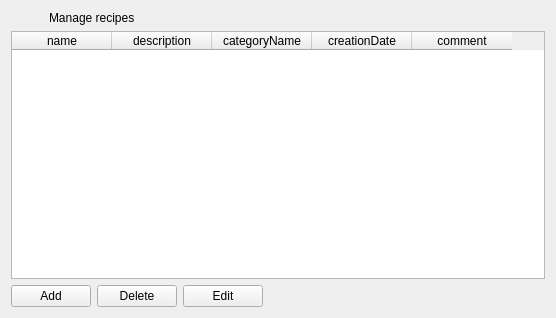
<?xml version="1.0" encoding="UTF-8"?>
<ui version="4.0">
 <class>recipes_form</class>
 <widget class="QWidget" name="recipes_form">
  <property name="geometry">
   <rect>
    <x>0</x>
    <y>0</y>
    <width>556</width>
    <height>318</height>
   </rect>
  </property>
  <property name="windowTitle">
   <string>Recipes</string>
  </property>
  <layout class="QGridLayout" name="gridLayout">
   <item row="4" column="0">
    <layout class="QHBoxLayout" name="horizontalLayout">
     <item>
      <widget class="QPushButton" name="add">
       <property name="text">
        <string>Add</string>
       </property>
       <property name="form" stdset="0">
        <string notr="true">recipe_add</string>
       </property>
       <property name="global.id" stdset="0">
        <string notr="true">{recipe.id}</string>
       </property>
       <property name="global.recipeState" stdset="0">
        <string notr="true">{recipe.state}</string>
       </property>
      </widget>
     </item>
     <item>
      <widget class="QPushButton" name="delete">
       <property name="text">
        <string>Delete</string>
       </property>
       <property name="action" stdset="0">
        <string notr="true">deleteRecipe recipe {id={recipe.selected}}</string>
       </property>
       <property name="datasignal:clicked" stdset="0">
        <string notr="true">recipe</string>
       </property>
      </widget>
     </item>
     <item>
      <widget class="QPushButton" name="edit">
       <property name="text">
        <string>Edit</string>
       </property>
       <property name="form" stdset="0">
        <string notr="true">recipe_edit?id={recipe.selected}</string>
       </property>
      </widget>
     </item>
     <item>
      <spacer name="horizontalSpacer_2">
       <property name="orientation">
        <enum>Qt::Horizontal</enum>
       </property>
       <property name="sizeHint" stdset="0">
        <size>
         <width>40</width>
         <height>20</height>
        </size>
       </property>
      </spacer>
     </item>
    </layout>
   </item>
   <item row="0" column="0">
    <layout class="QHBoxLayout" name="horizontalLayout_2">
     <item>
      <widget class="QLabel" name="label_2">
       <property name="maximumSize">
        <size>
         <width>32</width>
         <height>32</height>
        </size>
       </property>
       <property name="text">
        <string/>
       </property>
      </widget>
     </item>
     <item>
      <widget class="QLabel" name="label">
       <property name="text">
        <string>Manage recipes</string>
       </property>
      </widget>
     </item>
    </layout>
   </item>
   <item row="1" column="0">
    <widget class="QTableWidget" name="recipe">
     <property name="horizontalScrollBarPolicy">
      <enum>Qt::ScrollBarAlwaysOff</enum>
     </property>
     <property name="alternatingRowColors">
      <bool>true</bool>
     </property>
     <property name="selectionMode">
      <enum>QAbstractItemView::SingleSelection</enum>
     </property>
     <property name="selectionBehavior">
      <enum>QAbstractItemView::SelectRows</enum>
     </property>
     <property name="showGrid">
      <bool>true</bool>
     </property>
     <property name="gridStyle">
      <enum>Qt::DotLine</enum>
     </property>
     <property name="sortingEnabled">
      <bool>true</bool>
     </property>
     <property name="dataslot" stdset="0">
      <string notr="true">recipe</string>
     </property>
     <property name="action" stdset="0">
      <string notr="true">RecipeListRequest recipe {}</string>
     </property>
     <property name="synonym:recipe" stdset="0">
      <string notr="true">row</string>
     </property>
     <attribute name="horizontalHeaderShowSortIndicator" stdset="0">
      <bool>true</bool>
     </attribute>
     <attribute name="verticalHeaderStretchLastSection">
      <bool>false</bool>
     </attribute>
     <column>
      <property name="text">
       <string>name</string>
      </property>
     </column>
     <column>
      <property name="text">
       <string>description</string>
      </property>
     </column>
     <column>
      <property name="text">
       <string>categoryName</string>
      </property>
     </column>
     <column>
      <property name="text">
       <string>creationDate</string>
      </property>
     </column>
     <column>
      <property name="text">
       <string>comment</string>
      </property>
     </column>
    </widget>
   </item>
  </layout>
 </widget>
 <tabstops>
  <tabstop>add</tabstop>
  <tabstop>delete_2</tabstop>
  <tabstop>edit</tabstop>
 </tabstops>
 <resources>
  <include location="../qtclient.qrc"/>
 </resources>
 <connections>
  <connection>
   <sender>recipe</sender>
   <signal>doubleClicked(QModelIndex)</signal>
   <receiver>edit</receiver>
   <slot>click()</slot>
   <hints>
    <hint type="sourcelabel">
     <x>199</x>
     <y>131</y>
    </hint>
    <hint type="destinationlabel">
     <x>209</x>
     <y>297</y>
    </hint>
   </hints>
  </connection>
 </connections>
</ui>
